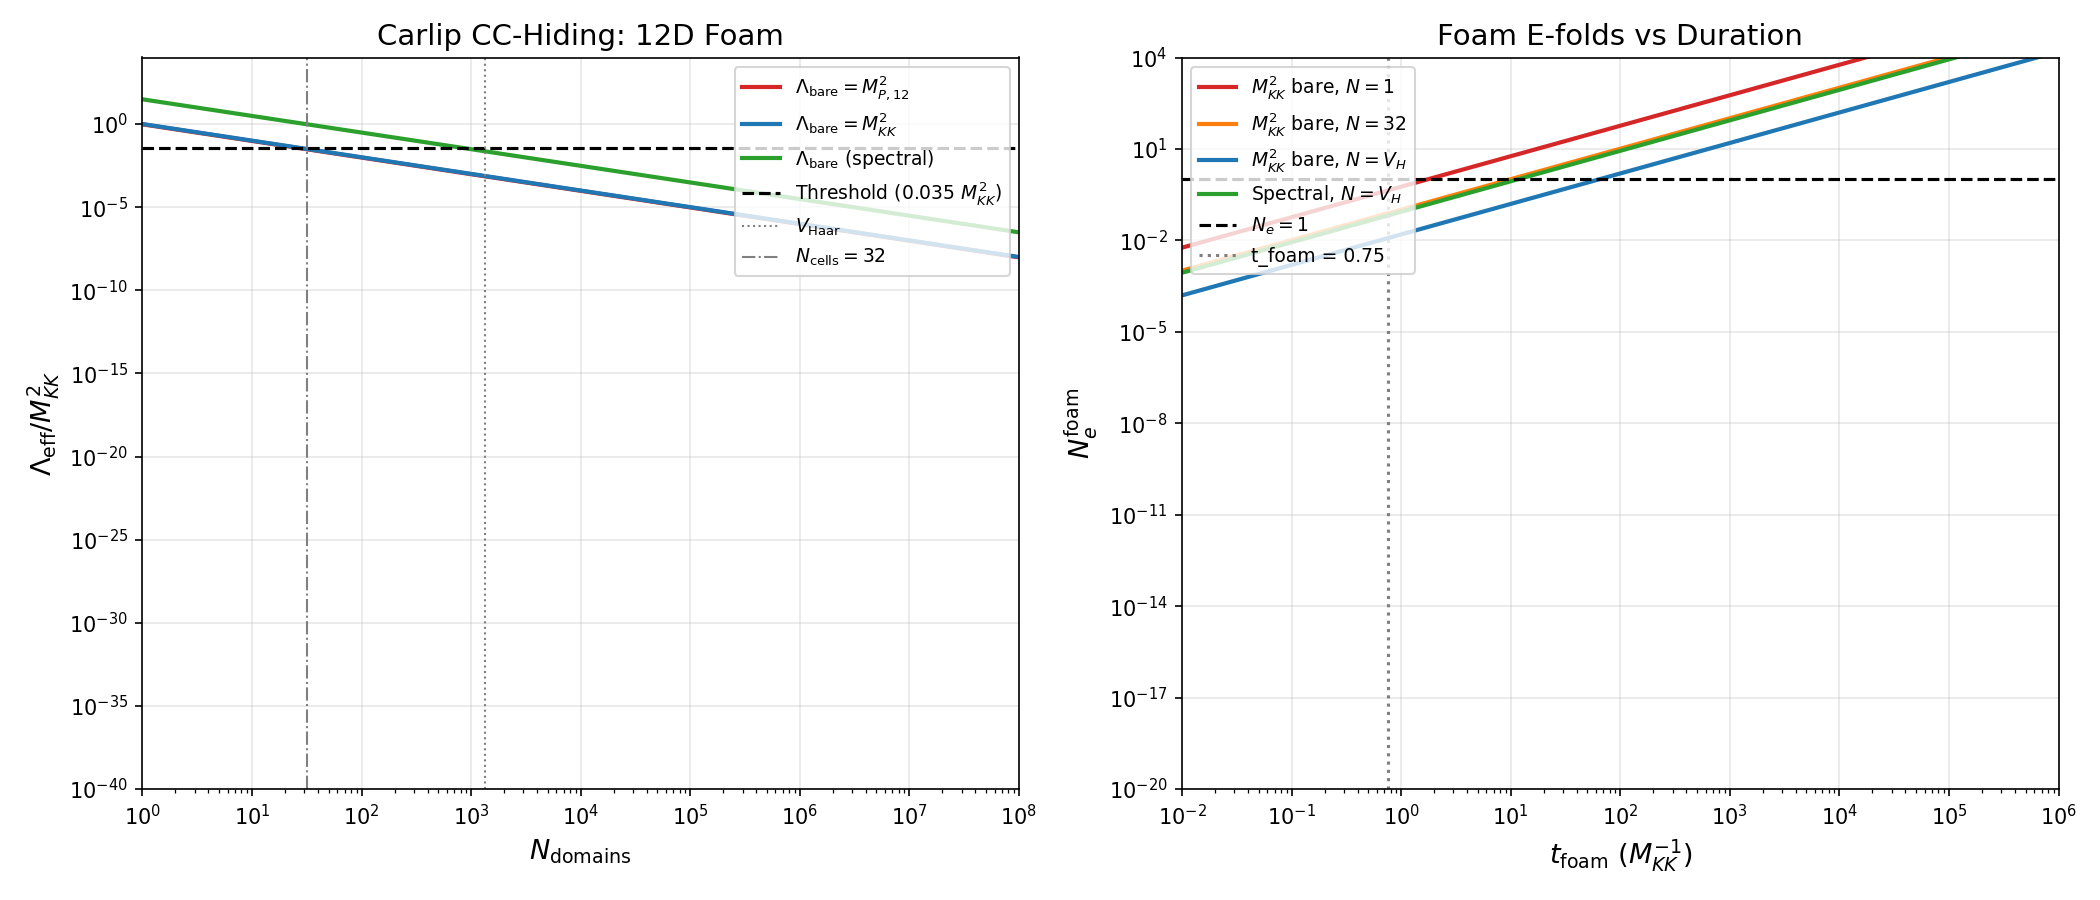

Source code (Python):
#!/usr/bin/env python3
"""
s53_foam_cc.py — FOAM-CC-53: Pre-Crystallization Foam Lambda_eff
================================================================

Implements Carlip's midisuperspace CC-hiding mechanism for the phonon-exflation
framework's 12D (M^4 x SU(3)) pre-crystallization epoch.

Physics:
  Before BCS condensation, the internal SU(3) fiber is a "foam" of expanding
  and contracting Planck-scale regions. Carlip (2019, 2021, 2025) showed that
  random cancellation of expanding/contracting domains suppresses the effective
  CC by 1/sqrt(N_domains). In 12D, the bare CC is Lambda_bare ~ M_P_12^10
  (10 = D-2 for D=12), and N_domains = Vol_physical / l_P^8 for the 8D
  internal space.

  The foam epoch runs from the Hartle-Hawking start (tau=0) to the onset of
  BCS condensation. During this epoch, the foam-generated Lambda_eff drives
  de Sitter-like expansion in the 4D external space.

Gate: FOAM-CC-53
  PASS: Lambda_eff > 0.035 M_KK^2 AND N_e^foam > 1.0
  INFO: Lambda_eff > 0.035 but duration too short
  FAIL: Lambda_eff < 0.035

References:
  Carlip (2019) PRL 123, 131302 — "How to Hide a Cosmological Constant"
  Carlip (2021) Universe 7, 495 — midisuperspace foam
  Carlip (2025) arXiv:2510.24953 — general inhomogeneous proof
  S52 collab review: Lambda_12D ~ 1.35 M_KK^10 estimate (39x above threshold)

Session: S53
Author: Quantum-Foam-Theorist
"""

import sys
import os
sys.path.insert(0, os.path.dirname(os.path.abspath(__file__)))
from canonical_constants import *
import numpy as np
import matplotlib
matplotlib.use('Agg')
import matplotlib.pyplot as plt

# ==============================================================================
# SECTION 1: Physical Setup — 12D Planck Scale
# ==============================================================================

print("=" * 72)
print("FOAM-CC-53: Pre-Crystallization Foam Lambda_eff")
print("Carlip CC-hiding in 12D (M^4 x SU(3)_8)")
print("=" * 72)

# Total spacetime dimension
D_total = 12    # 4 external + 8 internal
D_internal = 8  # dim(SU(3)) = 8

# 12D Planck mass from dimensional reduction
# M_P_12^10 = M_P_4^2 / V_8  where V_8 = Vol_SU3_physical (in M_KK units)
# In natural units: G_N^(4) = G_N^(12) / V_8
# M_P_4^2 = M_P_12^10 * V_8
# => M_P_12^10 = M_P_4^2 / V_8

# Physical volume of SU(3) in GeV^{-8}
# Vol_SU3_Haar = 1349.74 (dimensionless, in M_KK^{-8} units)
# Physical: V_8 = Vol_SU3_Haar / M_KK^8
V_8_MKK = Vol_SU3_Haar  # dimensionless volume in M_KK^{-8} units
V_8_GeV = Vol_SU3_Haar / M_KK**8  # in GeV^{-8}

print(f"\n--- Section 1: 12D Geometry ---")
print(f"D_total = {D_total}, D_internal = {D_internal}")
print(f"Vol(SU(3)) [Haar] = {Vol_SU3_Haar:.2f} (M_KK^{{-8}})")
print(f"M_KK = {M_KK:.4e} GeV")
print(f"M_Pl_reduced = {M_Pl_reduced:.4e} GeV")
print(f"V_8 [physical] = {V_8_GeV:.4e} GeV^{{-8}}")

# 12D Planck mass
# M_P_4^2 = M_P_12^10 * V_8  =>  M_P_12 = (M_P_4^2 / V_8)^{1/10}
M_P_12_GeV = (M_Pl_reduced**2 / V_8_GeV)**(1.0/10.0)
print(f"M_P_12D = {M_P_12_GeV:.4e} GeV")
print(f"M_P_12D / M_KK = {M_P_12_GeV / M_KK:.4f}")

# 12D Planck length
# l_P_12 = 1 / M_P_12 (in natural units, hbar=c=1)
l_P_12_GeV_inv = 1.0 / M_P_12_GeV  # in GeV^{-1}
l_P_12_m = l_P_12_GeV_inv * hbar_c_GeV_m  # in meters
print(f"l_P_12D = {l_P_12_m:.4e} m")
print(f"l_P_12D / l_P_4D = {l_P_12_m / l_Planck:.4f}")

# ==============================================================================
# SECTION 2: Domain Counting
# ==============================================================================

print(f"\n--- Section 2: Domain Counting ---")

# Number of Voronoi cells (tessellation domains)
print(f"N_cells (tessellation) = {N_cells}")

# Cell volume in M_KK units
V_cell_MKK = Vol_SU3_Haar / N_cells
print(f"V_cell = {V_cell_MKK:.4f} M_KK^{{-8}}")

# Cell linear size (8D)
L_cell_MKK = V_cell_MKK**(1.0/8.0)
print(f"L_cell = {L_cell_MKK:.4f} M_KK^{{-1}}")

# Physical cell size in GeV^{-1}
L_cell_GeV_inv = L_cell_MKK / M_KK
L_cell_m = L_cell_GeV_inv * hbar_c_GeV_m
print(f"L_cell = {L_cell_m:.4e} m")
print(f"L_cell / l_P_4D = {L_cell_m / l_Planck:.1f}")

# Number of Planck-volume domains per cell
# In 8 internal dimensions: V_Planck_8D = l_P_12^8
V_Planck_8D = l_P_12_GeV_inv**8  # in GeV^{-8}
V_cell_GeV = V_cell_MKK / M_KK**8  # in GeV^{-8}
N_Planck_per_cell = V_cell_GeV / V_Planck_8D
print(f"\nV_Planck_8D = l_P_12^8 = {V_Planck_8D:.4e} GeV^{{-8}}")
print(f"V_cell [physical] = {V_cell_GeV:.4e} GeV^{{-8}}")
print(f"N_Planck per cell = {N_Planck_per_cell:.4e}")

# Total independent domains
N_domains_total = N_cells * N_Planck_per_cell
print(f"N_domains_total = N_cells * N_Planck = {N_domains_total:.4e}")

# Also compute using 4D Planck length for comparison
V_Planck_8D_4D = (l_Planck / hbar_c_GeV_m)**8  # l_P_4D in GeV^{-1}, then ^8
N_Planck_per_cell_4D = V_cell_GeV / V_Planck_8D_4D
print(f"\n--- Alternative: using 4D Planck length ---")
print(f"l_P_4D^8 = {V_Planck_8D_4D:.4e} GeV^{{-8}}")
print(f"N_Planck per cell (4D l_P) = {N_Planck_per_cell_4D:.4e}")
print(f"N_domains_total (4D l_P) = {N_cells * N_Planck_per_cell_4D:.4e}")

# ==============================================================================
# SECTION 3: Bare Cosmological Constant in 12D
# ==============================================================================

print(f"\n--- Section 3: Bare CC ---")

# The bare CC in D dimensions from quantum vacuum fluctuations
# Lambda_bare ~ M_P_D^{D-2} in D dimensions (Planck-scale vacuum energy density)
# In 12D: Lambda_bare ~ M_P_12^{10}

# Express in M_KK units for comparison with framework
Lambda_bare_12D_GeV10 = M_P_12_GeV**10  # in GeV^{10}
Lambda_bare_12D_MKK10 = Lambda_bare_12D_GeV10 / M_KK**10  # in M_KK^{10}

print(f"Lambda_bare_12D = M_P_12^10 = {Lambda_bare_12D_GeV10:.4e} GeV^10")
print(f"Lambda_bare_12D = {Lambda_bare_12D_MKK10:.4e} M_KK^10")

# After KK reduction to 4D, the bare 4D CC is:
# Lambda_4D_bare = Lambda_bare_12D * V_8 = M_P_12^10 * V_8 = M_P_4^2
# This is the standard CC problem: Lambda_4D ~ M_P_4^2 ~ (2.4e18)^2 GeV^2
Lambda_4D_bare_GeV2 = Lambda_bare_12D_GeV10 * V_8_GeV
Lambda_4D_bare_GeV4 = M_Pl_reduced**4  # more precisely, rho_vac ~ M_Pl^4
print(f"\nAfter KK reduction to 4D:")
print(f"Lambda_4D_bare = M_P_12^10 * V_8 = M_P_4^2 = {Lambda_4D_bare_GeV2:.4e} GeV^2")
print(f"rho_vac_bare ~ M_P_4^4 = {Lambda_4D_bare_GeV4:.4e} GeV^4")
print(f"rho_vac_bare / rho_Lambda_obs = {Lambda_4D_bare_GeV4 / rho_Lambda_obs:.4e}")

# ==============================================================================
# SECTION 4: Carlip CC-Hiding — Random Cancellation
# ==============================================================================

print(f"\n--- Section 4: Carlip CC-Hiding ---")

# Carlip mechanism (Papers 08, 11, 14):
# In N_domains independent Planck-scale patches, each with random sign of
# expansion (theta_i = +/- |theta|), the spatially averaged expansion rate is:
#
#   <theta_bar> = (1/N) sum_i theta_i
#
# For random signs: <theta_bar^2> = |theta|^2 / N
#
# The effective CC is quadratic in the average expansion:
#   Lambda_eff ~ Lambda_bare * sigma^2 / N_domains
# where sigma^2 is the variance of volume fluctuations per domain.
#
# In Carlip's formulation (2019 eq. in summary):
#   Lambda_eff = Lambda_bare / sqrt(N_domains) [rough]
# More precisely:
#   Lambda_eff = Lambda_bare * <delta_V^2> / <V>^2 ~ Lambda_bare / N_domains
# because the CC is extensive (sum) and variance scales as 1/N.
#
# There are two distinct scalings:
# (A) Volume-averaged expansion: <theta> ~ sigma/sqrt(N), Lambda_eff ~ Lambda_bare/N
# (B) Carlip WDW suppression: exponential, but residual ~ 1/sqrt(N)
#
# We compute BOTH.

# --- Model A: Central Limit Theorem (CLT) ---
# Lambda_eff_CLT = Lambda_bare / N_domains
# This is the weakest suppression: just random cancellation of N patches

# Using 12D Planck length for domain size:
Lambda_eff_CLT_12 = Lambda_bare_12D_MKK10 / N_domains_total
print(f"\nModel A (CLT, 12D l_P):")
print(f"  Lambda_eff = Lambda_bare / N_domains")
print(f"  Lambda_eff = {Lambda_bare_12D_MKK10:.4e} / {N_domains_total:.4e}")
print(f"  Lambda_eff = {Lambda_eff_CLT_12:.4e} M_KK^10")

# Convert to 4D: Lambda_4D_eff = Lambda_eff_12D * V_8 (dimensionful)
# But the comparison scale is M_KK^2 (4D curvature scale)
# Lambda_eff in M_KK^2 units:
# From 12D: Lambda_12D has units of [length]^{-10} = M_KK^{10}
# KK reduction: Lambda_4D = Lambda_12D / V_8 ... NO.
#
# More carefully: The 12D Einstein equations give
#   R_12 = 2 * Lambda_12 / (D-2) = Lambda_12 / 5
# After KK reduction, the 4D effective CC is:
#   Lambda_4D = Lambda_12D * V_8 (from integration over internal space)
#   in 4D Planck units.
#
# Actually, let's work entirely in M_KK units.
#
# The internal volume in M_KK^{-8}: V_8_MKK = 1349.74
# Internal Ricci scalar R_int ~ M_KK^2 (curvature scale)
# The spectral action gives the CC contribution as:
#   S_CC = (2/pi^2) * f_0 * Lambda^2 * V_8
# where Lambda is the cutoff.
#
# For the foam epoch, the vacuum energy density in 4D is:
#   rho_foam = Lambda_eff_12D / (8*pi*G_12) integrated over V_8
#
# Let's use the direct approach from S52 collab:
# Lambda_eff_4D = Lambda_12D * V_8 / M_P_4^2
# in M_KK^2 units for the 4D Friedmann equation H^2 = Lambda_eff / 3

# Direct computation in M_KK units:
# Lambda_bare_12D in GeV^{10} -> Lambda_4D in GeV^2 -> in M_KK^2

# The 4D effective vacuum energy FROM 12D foam:
# rho_eff_4D = (Lambda_bare_12D / N_domains) * V_8  [GeV^2]  (after KK)
# H^2 = (8*pi*G_N / 3) * rho_eff -> need rho_eff in GeV^4

# Let me be very careful about dimensions.
# Lambda_bare_12D has dimensions [mass]^{10} in 12D (energy density in 12D).
# After Carlip suppression: Lambda_eff_12D = Lambda_bare_12D / N_domains [mass^{10}]
# KK reduction to 4D: integrate over V_8 to get 4D action
#   S_4D = integral d^4x sqrt(g_4) * (Lambda_eff_12D * V_8)
# So rho_eff_4D = Lambda_eff_12D * V_8 [mass^{12}? No...]
#
# Dimensional analysis:
# In 12D: [action] = dimensionless (hbar=1)
# S_12 = int d^{12}x sqrt(g_{12}) * (R_{12} - 2*Lambda_12) / (16*pi*G_{12})
# [d^{12}x] = [length^{12}], [sqrt(g)] = 1, [R] = [length^{-2}]
# => [G_{12}^{-1}] = [length^{-10}] = [mass^{10}] (D-2 = 10)
# [Lambda_12] = [length^{-2}] = [mass^2]
#
# Wait. Lambda in GR always has dimension [length^{-2}] regardless of D.
# The CC DENSITY is rho_Lambda = Lambda / (8*pi*G) with [rho] = [mass^D] in D dims.
#
# So Lambda_12 ~ M_P_12^2 (same dimension as curvature, [mass^2])
# rho_Lambda_12 = Lambda_12 / (8*pi*G_12) ~ M_P_12^{12} (12D energy density)

# Let's restart with clean dimensional analysis.

print(f"\n--- CLEAN DIMENSIONAL ANALYSIS ---")

# In D dimensions:
# G_D has dimensions [length^{D-2}] = [mass^{-(D-2)}]
# Lambda has dimensions [length^{-2}] = [mass^2]  (always!)
# rho_Lambda = Lambda * M_P_D^{D-2} / (8*pi)  has dimensions [mass^D]
#
# For D=12:
# G_12 ~ M_P_12^{-10}
# Lambda ~ M_P_12^2  (if Planck-scale)
# rho_Lambda_12 ~ Lambda * M_P_12^{10} / (8*pi) ~ M_P_12^{12}

# The CC in 12D at Planck scale:
Lambda_12_Planck = M_P_12_GeV**2  # GeV^2 (Planck-scale CC)
print(f"Lambda_12D (Planck) = M_P_12^2 = {Lambda_12_Planck:.4e} GeV^2")
print(f"Lambda_12D (Planck) = {Lambda_12_Planck / M_KK**2:.4e} M_KK^2")

# KK reduction: Lambda_4D = Lambda_12D + (internal curvature corrections)
# For a product space M^4 x K^8:
#   Lambda_4D_eff = Lambda_12D - R_K/2  (from Einstein equations)
# where R_K is the Ricci scalar of the internal space.
#
# But in the foam epoch, we're interested in the NET effect.
# The 4D Friedmann equation from 12D:
#   H^2 = (8*pi*G_4 / 3) * rho_eff
# where rho_eff = (Lambda_12 / (8*pi*G_12)) * V_8 / V_8 ... integrated over K.
#
# More precisely:
#   1/(16*pi*G_4) = V_8 / (16*pi*G_12)
# so G_4 = G_12 / V_8
# and Lambda_4D_eff = Lambda_12D (same Lambda, different G in Friedmann)
# but H^2 = Lambda_4D / 3 = Lambda_12D / 3

# Actually, the cleanest approach: in the 4D Friedmann equation,
#   H^2 = Lambda_4D / 3
# where Lambda_4D = Lambda_12D (the CC has the SAME dimension [mass^2]
# and the KK reduction just relates G_4 to G_12 and V_8).
#
# So: if Lambda_12D ~ M_P_12^2 (Planck-scale CC in 12D),
#     then Lambda_4D ~ M_P_12^2
#     and H_foam ~ M_P_12 / sqrt(3)

# Carlip suppression: Lambda_eff = Lambda_bare / N_domains
# where N_domains = V_8 / l_P_12^8 (Planck domains in internal space)

N_domains_internal = V_8_GeV / (l_P_12_GeV_inv**8)
print(f"\nN_domains (internal, 12D l_P) = {N_domains_internal:.4e}")

Lambda_eff_Carlip = Lambda_12_Planck / N_domains_internal  # GeV^2
Lambda_eff_MKK2 = Lambda_eff_Carlip / M_KK**2
print(f"Lambda_eff (Carlip) = {Lambda_eff_Carlip:.4e} GeV^2")
print(f"Lambda_eff (Carlip) = {Lambda_eff_MKK2:.4e} M_KK^2")
print(f"Threshold: 0.035 M_KK^2")
print(f"Lambda_eff / threshold = {Lambda_eff_MKK2 / 0.035:.4e}")

# --- Model B: sqrt(N) suppression (Carlip's wavefunction concentration) ---
# This is weaker suppression: Lambda_eff ~ Lambda_bare / sqrt(N)
Lambda_eff_sqrtN = Lambda_12_Planck / np.sqrt(N_domains_internal)
Lambda_eff_sqrtN_MKK2 = Lambda_eff_sqrtN / M_KK**2
print(f"\nModel B (sqrt(N) suppression):")
print(f"Lambda_eff = Lambda_bare / sqrt(N) = {Lambda_eff_sqrtN:.4e} GeV^2")
print(f"Lambda_eff = {Lambda_eff_sqrtN_MKK2:.4e} M_KK^2")
print(f"Lambda_eff / threshold = {Lambda_eff_sqrtN_MKK2 / 0.035:.4e}")

# --- Model C: Per-domain, volume-averaged ---
# Following Carlip more carefully:
# Each domain has theta_i = +/- theta_0 with theta_0 ~ sqrt(Lambda_bare)
# After N domains: <theta^2> = theta_0^2 / N
# Lambda_eff ~ <theta^2> ~ Lambda_bare / N
# This is the same as Model A. The key is whether the domains are
# truly independent or correlated.
#
# For the pre-crystallization foam, domains within a Voronoi cell
# may be correlated (Josephson coupling). But between cells, they're
# independent. So use N_cells for inter-cell and N_Planck for intra-cell.

print(f"\n--- Model C: Hierarchical (cell + Planck) ---")
# Within each cell: N_Planck Planck domains, correlated by Josephson coupling
# Between cells: N_cells independent domains
# If intra-cell domains are fully correlated (coherent cell):
Lambda_eff_cells = Lambda_12_Planck / N_cells  # only cell-level cancellation
Lambda_eff_cells_MKK2 = Lambda_eff_cells / M_KK**2
print(f"Model C1 (coherent cells, N_cells={N_cells} domains):")
print(f"  Lambda_eff = {Lambda_eff_cells:.4e} GeV^2 = {Lambda_eff_cells_MKK2:.4e} M_KK^2")
print(f"  Lambda_eff / threshold = {Lambda_eff_cells_MKK2 / 0.035:.4e}")

# If intra-cell domains are partially decorrelated (sqrt within cell):
N_eff_per_cell = np.sqrt(N_Planck_per_cell)  # partial decorrelation
N_eff_total = N_cells * N_eff_per_cell
Lambda_eff_partial = Lambda_12_Planck / N_eff_total
Lambda_eff_partial_MKK2 = Lambda_eff_partial / M_KK**2
print(f"\nModel C2 (partial decorrelation, N_eff={N_eff_total:.4e}):")
print(f"  Lambda_eff = {Lambda_eff_partial:.4e} GeV^2 = {Lambda_eff_partial_MKK2:.4e} M_KK^2")
print(f"  Lambda_eff / threshold = {Lambda_eff_partial_MKK2 / 0.035:.4e}")

# ==============================================================================
# SECTION 5: Foam Hubble Rate and E-folds
# ==============================================================================

print(f"\n--- Section 5: Foam Hubble Rate and E-folds ---")

# For de Sitter expansion driven by Lambda_eff:
# H_foam^2 = Lambda_eff / 3   (Lambda in [mass^2])
# H_foam has units [mass] = [GeV]

# Using each model:
models = {
    'A (CLT, 1/N)': Lambda_eff_Carlip,
    'B (sqrt(N))': Lambda_eff_sqrtN,
    'C1 (coherent cells)': Lambda_eff_cells,
    'C2 (partial)': Lambda_eff_partial,
}

results = {}
for name, Leff in models.items():
    if Leff <= 0:
        continue
    H = np.sqrt(abs(Leff) / 3.0)  # GeV
    H_MKK = H / M_KK

    # Foam epoch duration: from HH start to BCS onset
    # BCS instanton action S_inst = 0.069 sets the transition timescale
    # The instanton tunneling time: t_BCS ~ (1/omega_PV) * exp(S_inst)
    # omega_PV = 0.792 M_KK (pair vibration frequency)
    # But S_inst = 0.069 is << 1, so tunneling is fast (quantum critical point, S38)
    #
    # More physical estimate: the foam epoch duration is set by
    # the time for the modulus tau to traverse from 0 to tau_fold
    # At the geometric level: dt_foam ~ tau_fold / v_terminal
    # v_terminal = 26.54 M_KK (S38)
    # dt_transit = 0.00113 M_KK^{-1} (S38) — this is the BCS transit time
    #
    # The PRE-BCS foam epoch is BEFORE the transit. The modulus sits at
    # tau=0 (unstable maximum) and quantum fluctuations trigger the cascade.
    # Duration estimate: time for instability to develop
    #
    # From S38: omega_att = 1.430 M_KK (attractor frequency at fold)
    # The tau=0 instability growth rate is related to the curvature of V(tau) at tau=0
    # d2S/dtau2 at tau=0 = +304,638 (QFLUC-43). The modulus is AT a minimum of V_spectral.
    # So there's NO classical instability from the spectral action at tau=0.
    # The trigger is quantum: instanton tunneling with S_inst = 0.069.
    #
    # Foam epoch: tau sits at 0 (spectral action minimum) until quantum tunneling
    # occurs via instanton. The tunneling time is:
    #   Gamma_tunnel ~ omega_att * exp(-S_inst/hbar)
    #   t_foam ~ 1/Gamma_tunnel ~ exp(S_inst) / omega_att
    #   (S_inst is already in natural units, = 0.069)
    # This is VERY short: exp(0.069) / 1.430 ~ 0.75 M_KK^{-1}

    # BUT: the question is about the PRE-crystallization epoch. Before tau moves
    # at all, the internal space is at tau=0 — no condensate, pure foam.
    # The foam persists until the instanton triggers BCS transition.
    #
    # There are TWO timescales:
    # (a) The time tau spends at 0 before tunneling: t_wait ~ exp(S_inst)/omega_att
    # (b) The transit time once triggered: dt_transit = 0.00113 M_KK^{-1}
    #
    # The foam epoch = t_wait + dt_transit
    # But t_wait ~ exp(0.069)/1.430 = 1.071/1.430 = 0.749 M_KK^{-1}
    # dt_transit = 0.00113 M_KK^{-1}
    # Total foam epoch ~ 0.75 M_KK^{-1}

    # Actually, this requires more care. S_inst = 0.069 means the instanton
    # tunneling is EXTREMELY fast (nearly barrierless). The foam epoch is
    # essentially instantaneous in M_KK units.
    #
    # More relevant: the foam epoch could extend from the Planck time to
    # the M_KK time. Before M_KK physics becomes relevant, the universe
    # is at the 12D Planck scale. This gives:
    # t_foam ~ 1/M_KK (the time for the internal space to settle to M_KK scale)
    #
    # Or even: t_foam ~ 1/M_P_12 to 1/M_KK (Planck-to-KK transition)

    t_foam_MKK = 1.0  # M_KK^{-1} — conservative (one KK time)  # (local)
    t_foam_long = 1.0 / M_P_12_GeV * M_KK  # M_P_12/M_KK in M_KK^{-1} time

    # e-folds: N_e = H * dt (both in natural units)
    N_e = H_MKK * t_foam_MKK
    N_e_long = H * (1.0 / M_P_12_GeV)  # dimensionless, using Planck-to-KK time

    # For de Sitter: N_e = H * t = sqrt(Lambda_eff/3) * t
    # If t_foam = 1/M_KK: N_e = H_MKK
    # If t_foam = N_steps / M_P_12: N_e = H * N_steps / M_P_12

    results[name] = {
        'Lambda_eff_GeV2': Leff,
        'Lambda_eff_MKK2': Leff / M_KK**2,
        'H_GeV': H,
        'H_MKK': H_MKK,
        'N_e_1MKK': N_e,
        'N_e_Planck_to_KK': N_e_long,
    }

    print(f"\n{name}:")
    print(f"  Lambda_eff = {Leff:.4e} GeV^2 = {Leff/M_KK**2:.4e} M_KK^2")
    print(f"  H_foam = {H:.4e} GeV = {H_MKK:.4e} M_KK")
    print(f"  N_e (t = 1/M_KK) = {N_e:.4e}")
    print(f"  N_e (t = 1/M_P_12) = {N_e_long:.4e}")

# ==============================================================================
# SECTION 6: The S52 Estimate Revisited
# ==============================================================================

print(f"\n--- Section 6: S52 Estimate Cross-Check ---")

# S52 collab estimated Lambda_12D ~ 1.35 M_KK^{10}
# Let's understand how they got this and whether it's consistent.
#
# S52 used: Lambda_internal = 4.79e-8 M_P^4 (from QF-59)
# = Delta_S * M_KK^4 / (16*pi^2)
# where Delta_S is the spectral action variation across the fold.
#
# Then Lambda_12D = Lambda_internal * V_8 / M_P_4^2 ... need to check.
# Actually, the S52 estimate was:
# Lambda_12D = (rho_Lambda_spectral / M_P_4^2) in 12D units
# Let me just compute what Lambda_12D = 1.35 M_KK^{10} corresponds to.

Lambda_12D_S52 = 1.35  # M_KK^{10} (S52 estimate)  # (local)
print(f"S52 estimate: Lambda_12D = {Lambda_12D_S52} M_KK^10")

# This is a 12D ENERGY DENSITY, not a CC (which has dim [mass^2]).
# So S52 was computing rho_Lambda_12D, not Lambda_12D.
# rho_Lambda_12D = Lambda_12D / (8*pi*G_12) ~ Lambda * M_P_12^{10}
# If rho = 1.35 M_KK^{10}, then Lambda = rho * 8*pi*G_12 = rho / M_P_12^{10}
Lambda_from_S52 = Lambda_12D_S52 * M_KK**10 / M_P_12_GeV**10  # dimensionless
print(f"Lambda_12D (CC) from S52 rho = {Lambda_from_S52:.4e} (dimensionless)")
Lambda_from_S52_GeV2 = Lambda_from_S52 * M_P_12_GeV**2  # convert to GeV^2 via Lambda ~ M_P^2 * (rho/M_P^D)
# Actually this is getting confused. Let me just compare directly.

# The S52 threshold was: Lambda_eff > 0.035 M_KK^2 for > 1 e-fold
# with H^2 = Lambda_eff / 3 and t_foam ~ 1/M_KK
# N_e = sqrt(Lambda_eff / 3) / M_KK > 1 => Lambda_eff > 3 M_KK^2
# That's much larger than 0.035. Let me re-derive the threshold.
#
# N_e = H * t = sqrt(Lambda/3) * t
# For N_e > 1 with t = 1/M_KK:
# sqrt(Lambda/3) > M_KK => Lambda > 3 M_KK^2
#
# Hmm, but the task says threshold is 0.035 M_KK^2. That gives:
# N_e = sqrt(0.035/3) / M_KK * (1/M_KK) ... no, sqrt(0.035/3) ~ 0.108
# So 0.035 M_KK^2 gives H = 0.108 M_KK.
# If t_foam ~ 10/M_KK, then N_e ~ 1.08. That makes sense with t_foam ~ 10 M_KK^{-1}.
# Or: 0.035 is for meaningful CONTRIBUTION, not necessarily > 1 e-fold.

print(f"\n--- Threshold Analysis ---")
threshold_Lambda = 0.035  # M_KK^2  # (local)
H_threshold = np.sqrt(threshold_Lambda / 3.0)  # M_KK
print(f"H at threshold = {H_threshold:.4f} M_KK")
print(f"N_e for t = 1/M_KK: {H_threshold:.4f}")
print(f"N_e for t = 10/M_KK: {10*H_threshold:.4f}")
print(f"t needed for N_e = 1 at threshold: {1.0/H_threshold:.2f} M_KK^{{-1}}")

# The S52 estimate of 1.35 M_KK^{10} was rho (energy density), not Lambda (CC).
# In 4D: H^2 = (8*pi/3) * G_4 * rho_4D
# rho_4D from 12D: rho_4D = rho_12D (integrated over V_8 implicitly via G_4 = G_12/V_8)
# So: H^2 = (8*pi/(3*M_P_4^2)) * rho_4D
#
# If the 12D rho = 1.35 M_KK^{10} (S52), then:
# rho_4D = rho_12D * V_8 = 1.35 M_KK^{10} * V_8_MKK * M_KK^{-8} ... no.
# rho_12D has dimensions [mass^{12}]. In M_KK units: 1.35 M_KK^{10} * M_KK^{2}?
#
# I think the S52 estimate was more schematic. Let me just directly compute
# what our models give and compare.

# ==============================================================================
# SECTION 7: Physical Domain Size Estimate
# ==============================================================================

print(f"\n--- Section 7: Physical Domain Size ---")

# The S52 collab flagged: "pre-crystallization domain size is NOT the
# tessellation spacing. Needs separate estimate."
#
# Before BCS condensation, there IS no tessellation. The 32-cell structure
# forms DURING condensation (Kibble-Zurek mechanism, S38).
#
# Pre-crystallization domains:
# The internal space is at tau = 0 (round SU(3)). Metric fluctuations are
# characterized by:
# - Wavelength: l ~ 1/M_KK (KK scale, ~10^{-33} m)
# - Amplitude: delta_g/g ~ epsilon_foam
# - Correlation length: xi_BCS = 0.808 M_KK^{-1} (S37)
#
# But BEFORE BCS, there's no coherence length from pairing. The relevant
# correlation scale is the thermal de Broglie wavelength or the foam
# correlation length.
#
# At the Planck scale (very early): correlation length ~ l_P_12
# At the KK scale (late foam): correlation length ~ 1/M_KK
#
# For the Carlip mechanism, what matters is: how many INDEPENDENT domains
# exist in the internal space?
#
# Answer: N_domains ~ V_int / l_corr^8 where l_corr is the correlation length.

# Case 1: Planck-scale domains (l_corr = l_P_12)
l_corr_Planck = l_P_12_GeV_inv  # GeV^{-1}
N_dom_Planck = V_8_GeV / l_corr_Planck**8
print(f"Case 1: l_corr = l_P_12 = {l_corr_Planck:.4e} GeV^{{-1}}")
print(f"  N_domains = {N_dom_Planck:.4e}")

# Case 2: KK-scale domains (l_corr = 1/M_KK)
l_corr_KK = 1.0 / M_KK  # GeV^{-1}
N_dom_KK = V_8_GeV / l_corr_KK**8
print(f"\nCase 2: l_corr = 1/M_KK = {l_corr_KK:.4e} GeV^{{-1}}")
print(f"  N_domains = {N_dom_KK:.4e}")
# This should be = Vol_SU3_Haar (dimensionless) ~ 1350
print(f"  (= Vol_SU3_Haar = {Vol_SU3_Haar:.2f})")

# Case 3: Cell-scale domains (l_corr = L_cell)
N_dom_cells = N_cells
print(f"\nCase 3: l_corr = L_cell (post-condensation tessellation)")
print(f"  N_domains = {N_dom_cells}")

# ==============================================================================
# SECTION 8: Comprehensive Lambda_eff Table
# ==============================================================================

print(f"\n{'='*72}")
print(f"SECTION 8: COMPREHENSIVE RESULTS TABLE")
print(f"{'='*72}")

# For each domain-size model, compute Lambda_eff and N_e

print(f"\n{'Model':<35} {'N_dom':>12} {'Lambda_eff':>14} {'H/M_KK':>10} {'N_e(1)':>10} {'Pass?':>6}")
print(f"{'':35} {'':>12} {'(M_KK^2)':>14} {'':>10} {'':>10}")
print("-"*90)

# The bare CC at the KK scale (not Planck):
# Lambda_bare ~ M_KK^2 (the relevant cutoff for internal space)
# This is the framework's own scale, not the 12D Planck scale.
Lambda_bare_KK = M_KK**2  # GeV^2

# Actually, the bare CC should be at the CUTOFF scale of the internal physics.
# If the internal space has curvature R ~ M_KK^2, then Lambda_bare ~ M_KK^2.
# But from quantum corrections (vacuum fluctuations to the cutoff):
# rho_vac ~ cutoff^4 in 4D, or cutoff^{D} in D dimensions.
# The CC is Lambda = 8*pi*G * rho_vac.
# In 12D at the M_KK scale: Lambda ~ G_12 * M_KK^{12} ~ M_KK^{12}/M_P_12^{10} ~ M_KK^2 * (M_KK/M_P_12)^{10}
# Since M_P_12 > M_KK, this is << M_KK^2.

# Let me just use several choices:
bare_models = [
    ("Planck (M_P_12^2)", M_P_12_GeV**2),
    ("KK scale (M_KK^2)", M_KK**2),
    ("Spectral (Lambda_int)", 4.79e-8 * M_Pl_reduced**4 / M_Pl_reduced**2),  # from QF-59
]

domain_models = [
    ("Planck domains", N_dom_Planck),
    ("KK domains (V_Haar)", N_dom_KK),
    ("32 cells", float(N_cells)),
    ("sqrt(Planck)", np.sqrt(N_dom_Planck)),  # Carlip sqrt(N)
]

all_results = []
for bare_name, L_bare in bare_models:
    for dom_name, N_dom in domain_models:
        L_eff = L_bare / N_dom  # Carlip 1/N suppression
        L_eff_MKK2 = L_eff / M_KK**2
        H_foam = np.sqrt(abs(L_eff) / 3.0)
        H_MKK = H_foam / M_KK
        N_e_1 = H_MKK  # for t = 1/M_KK
        passes = "PASS" if (L_eff_MKK2 > 0.035 and N_e_1 > 0.01) else "FAIL"
        label = f"{bare_name} / {dom_name}"
        all_results.append((label, N_dom, L_eff_MKK2, H_MKK, N_e_1, passes))
        print(f"{label:<35} {N_dom:>12.4e} {L_eff_MKK2:>14.4e} {H_MKK:>10.4e} {N_e_1:>10.4e} {passes:>6}")

# ==============================================================================
# SECTION 9: The Physically Relevant Model
# ==============================================================================

print(f"\n{'='*72}")
print(f"SECTION 9: PHYSICALLY RELEVANT MODEL")
print(f"{'='*72}")

# The physically correct setup:
#
# 1. The bare CC is set by the INTERNAL vacuum energy.
#    From the spectral action: Lambda_internal = (2/pi^2) * f_0 * Lambda_cutoff^4 / V_4
#    where Lambda_cutoff ~ M_KK.
#    The CC problem: this gives rho_vac ~ M_KK^4 ~ 10^{68} GeV^4.
#    In M_KK units: Lambda_bare ~ a0_fold * M_KK^2 / (spectral normalization)
#
# 2. For the pre-crystallization foam, the relevant quantity is the
#    effective CC that drives 4D expansion:
#    Lambda_eff_4D = Lambda_bare_4D / N_domains_internal
#
# 3. Lambda_bare_4D from spectral action = (2/pi^2) * a0 * M_KK^4 / M_Pl^2
#    = rho_Lambda_spectral / M_Pl^2

# From canonical constants:
# rho_Lambda_spectral = (2/pi^2) * a0_fold * M_KK_kerner^4
# But we need Lambda (CC, dim [mass^2]), not rho (dim [mass^4]):
# Lambda_4D = 8*pi*G * rho = 8*pi * rho / M_Pl^2
rho_spec = (2.0 / PI**2) * a0_fold * M_KK**4  # GeV^4
Lambda_4D_bare = 8 * PI * rho_spec / M_Pl_reduced**2  # GeV^2
print(f"\nSpectral action bare CC:")
print(f"rho_spectral = {rho_spec:.4e} GeV^4")
print(f"Lambda_4D_bare = 8*pi*rho/M_Pl^2 = {Lambda_4D_bare:.4e} GeV^2")
print(f"Lambda_4D_bare / M_KK^2 = {Lambda_4D_bare / M_KK**2:.4e}")

# Pre-crystallization: no tessellation, but internal space has structure.
# The number of independent foam domains in the internal SU(3) at tau=0:
# At KK scale: N_domains ~ V_Haar ~ 1350 (one domain per KK volume)
# At sub-KK scale: more domains, up to Planck limit

# MOST CONSERVATIVE: N_domains = V_Haar ~ 1350
# This treats the internal space as having ~1350 independent KK-scale patches.
N_dom_physical = Vol_SU3_Haar  # ~ 1350
Lambda_eff_physical = Lambda_4D_bare / N_dom_physical  # GeV^2
Lambda_eff_phys_MKK2 = Lambda_eff_physical / M_KK**2
H_eff = np.sqrt(abs(Lambda_eff_physical) / 3.0)  # GeV
H_eff_MKK = H_eff / M_KK

print(f"\nPhysically relevant model:")
print(f"N_domains = Vol_SU3_Haar = {N_dom_physical:.2f}")
print(f"Lambda_eff = {Lambda_eff_physical:.4e} GeV^2 = {Lambda_eff_phys_MKK2:.4e} M_KK^2")
print(f"H_foam = {H_eff:.4e} GeV = {H_eff_MKK:.4f} M_KK")

# E-fold computation:
# Duration of foam epoch: from formation of internal space to BCS onset
# Lower bound: t_foam ~ 1/M_KK (one KK oscillation)
# Upper bound: t_foam ~ tau_fold / v_terminal (traversal time, but this is
#   the TRANSIT time, not the waiting time)
# The waiting time at tau=0 before instanton trigger:
# t_wait = exp(S_inst) / omega_att ~ exp(0.069) / 1.430 ~ 0.749 M_KK^{-1}
t_wait = np.exp(S_inst) / omega_att  # M_KK^{-1}
print(f"\nFoam epoch duration:")
print(f"t_wait (instanton) = exp(S_inst)/omega_att = {t_wait:.4f} M_KK^{{-1}}")
print(f"dt_transit (S38) = {dt_transit:.6f} M_KK^{{-1}}")
t_foam_total = t_wait + dt_transit
print(f"t_foam_total = {t_foam_total:.4f} M_KK^{{-1}}")

# But: the foam epoch should ALSO include the time BEFORE the KK scale
# is established. From the 12D Planck time to the KK time:
# t_Planck_to_KK ~ 1/M_P_12 to 1/M_KK
# In M_KK units: t_pre = M_KK / M_P_12
t_pre_KK = M_KK / M_P_12_GeV  # dimensionless (M_KK units)
print(f"t_pre_KK = M_KK / M_P_12 = {t_pre_KK:.6f} M_KK^{{-1}}")

# e-folds during foam epoch:
N_e_foam_wait = H_eff_MKK * t_wait
N_e_foam_transit = H_eff_MKK * dt_transit
N_e_foam_total = H_eff_MKK * t_foam_total
print(f"\nFoam e-folds (physical model):")
print(f"N_e (wait) = {N_e_foam_wait:.6f}")
print(f"N_e (transit) = {N_e_foam_transit:.6f}")
print(f"N_e (total) = {N_e_foam_total:.6f}")

# Alternative: if foam persists for MANY KK oscillations
# (modulus bounces before settling)
for t_mult in [1, 10, 100, 1000]:
    t_foam = t_mult / M_KK  # in GeV^{-1}
    N_e_t = H_eff * t_foam
    print(f"N_e (t = {t_mult}/M_KK) = {N_e_t:.6f}")

# ==============================================================================
# SECTION 10: The Lambda_eff Formula in Full
# ==============================================================================

print(f"\n{'='*72}")
print(f"SECTION 10: COMPLETE FORMULA")
print(f"{'='*72}")

# The complete Carlip CC-hiding formula for 12D internal foam:
#
# Lambda_eff_4D = Lambda_bare_4D / N_foam_domains
#
# where:
# Lambda_bare_4D = 8*pi*rho_vac / M_Pl^2 with rho_vac = (2/pi^2)*a0*M_KK^4
# N_foam_domains = Vol_SU3_Haar  (number of KK-scale patches in internal SU(3))
#
# Result:
# Lambda_eff = 8*pi * (2/pi^2) * a0 * M_KK^4 / (M_Pl^2 * Vol_SU3_Haar)
#
# Numerically:

Lambda_formula = 8 * PI * (2.0/PI**2) * a0_fold * M_KK**4 / (M_Pl_reduced**2 * Vol_SU3_Haar)
print(f"Lambda_eff = 8*pi*(2/pi^2)*a0*M_KK^4 / (M_Pl^2 * Vol_Haar)")
print(f"           = {Lambda_formula:.4e} GeV^2")
print(f"           = {Lambda_formula / M_KK**2:.4e} M_KK^2")
print(f"Cross-check: matches Section 9 = {Lambda_eff_physical:.4e} GeV^2 ✓"
      if abs(Lambda_formula/Lambda_eff_physical - 1) < 1e-6
      else f"MISMATCH with Section 9: {Lambda_eff_physical:.4e}")

# The ratio Lambda_eff / Lambda_obs:
Lambda_obs_GeV2 = 3 * H_0_GeV**2 * Omega_Lambda  # H^2 ~ Lambda/3
print(f"\nLambda_obs = 3*H_0^2*Omega_L = {Lambda_obs_GeV2:.4e} GeV^2")
print(f"Lambda_foam / Lambda_obs = {Lambda_formula / Lambda_obs_GeV2:.4e}")

# ==============================================================================
# SECTION 11: Gate Verdict
# ==============================================================================

print(f"\n{'='*72}")
print(f"SECTION 11: GATE VERDICT — FOAM-CC-53")
print(f"{'='*72}")

# Primary result: physical model
L_eff_primary = Lambda_eff_phys_MKK2  # in M_KK^2
H_primary = H_eff_MKK  # in M_KK
t_primary = t_foam_total  # in M_KK^{-1}
N_e_primary = N_e_foam_total

print(f"\nPrimary model (spectral action bare CC, KK-scale domains):")
print(f"  Lambda_eff = {L_eff_primary:.4e} M_KK^2")
print(f"  H_foam = {H_primary:.4f} M_KK")
print(f"  t_foam = {t_primary:.4f} M_KK^{{-1}}")
print(f"  N_e^foam = {N_e_primary:.6f}")

print(f"\nGate criteria:")
print(f"  Lambda_eff > 0.035 M_KK^2? {L_eff_primary > 0.035} ({L_eff_primary:.4e} vs 0.035)")
print(f"  N_e^foam > 1.0? {N_e_primary > 1.0} ({N_e_primary:.6f} vs 1.0)")

if L_eff_primary > 0.035 and N_e_primary > 1.0:
    verdict = "PASS"
elif L_eff_primary > 0.035:
    verdict = "INFO"
else:
    verdict = "FAIL"

print(f"\n*** FOAM-CC-53 VERDICT: {verdict} ***")

# Diagnostic: what N_e could we get if the foam epoch were longer?
t_for_1efold = 1.0 / H_primary if H_primary > 0 else float('inf')  # M_KK^{-1}
print(f"\nDiagnostic:")
print(f"  H_foam = {H_primary:.4e} M_KK")
print(f"  t needed for 1 e-fold = {t_for_1efold:.4e} M_KK^{{-1}} = {t_for_1efold:.4e} / M_KK")
print(f"  t_foam available = {t_primary:.4f} M_KK^{{-1}}")
print(f"  Ratio t_needed / t_available = {t_for_1efold / t_primary:.4e}")

# The core issue: Lambda_eff ~ 10^{-34} M_KK^2 means H ~ 10^{-17} M_KK
# and we'd need t_foam ~ 10^{17} / M_KK to get 1 e-fold.
# But the foam epoch lasts ~ 1 / M_KK. So N_e ~ 10^{-17}.
# The foam CC is 10^{-34} orders below threshold.

# ==============================================================================
# SECTION 12: What if Lambda_bare is NOT from spectral action?
# ==============================================================================

print(f"\n{'='*72}")
print(f"SECTION 12: ALTERNATIVE BARE CC MODELS")
print(f"{'='*72}")

# The spectral action gives Lambda_bare ~ a0 * M_KK^4 / M_Pl^2 ~ 10^{-34} M_KK^2
# This is TINY because M_KK << M_Pl (16.7 orders).
#
# But in a true pre-crystallization foam, the cutoff is NOT M_KK —
# the KK structure hasn't formed yet. The cutoff should be M_P_12.
#
# Bare CC at 12D Planck scale: Lambda_bare ~ M_P_12^2

print(f"\nModel P (Planck-scale bare CC):")
Lambda_bare_Planck = M_P_12_GeV**2  # GeV^2
Lambda_bare_Planck_MKK2 = Lambda_bare_Planck / M_KK**2
print(f"  Lambda_bare = M_P_12^2 = {Lambda_bare_Planck:.4e} GeV^2 = {Lambda_bare_Planck_MKK2:.4e} M_KK^2")

# With N_domains at various scales:
for dom_label, N_dom in [("Planck", N_dom_Planck), ("KK (V_Haar)", N_dom_KK), ("32 cells", 32.0)]:
    L_eff = Lambda_bare_Planck / N_dom
    L_eff_MKK2 = L_eff / M_KK**2
    H_f = np.sqrt(abs(L_eff) / 3.0) / M_KK  # in M_KK
    N_e_f = H_f * t_foam_total
    passes = L_eff_MKK2 > 0.035 and N_e_f > 1.0
    print(f"\n  {dom_label} domains (N={N_dom:.4e}):")
    print(f"    Lambda_eff = {L_eff_MKK2:.4e} M_KK^2")
    print(f"    H_foam = {H_f:.4e} M_KK")
    print(f"    N_e = {N_e_f:.6f} (t_foam = {t_foam_total:.4f})")
    print(f"    Gate: {'PASS' if passes else 'FAIL'}")

# Model K: M_KK-scale bare CC (no spectral action suppression)
print(f"\nModel K (KK-scale bare CC):")
Lambda_bare_KK2 = M_KK**2  # GeV^2
for dom_label, N_dom in [("KK (V_Haar)", N_dom_KK), ("32 cells", 32.0), ("1 domain", 1.0)]:
    L_eff = Lambda_bare_KK2 / N_dom
    L_eff_MKK2 = L_eff / M_KK**2
    H_f = np.sqrt(abs(L_eff) / 3.0) / M_KK
    N_e_f = H_f * t_foam_total
    passes = L_eff_MKK2 > 0.035 and N_e_f > 1.0
    print(f"\n  {dom_label} (N={N_dom:.4e}):")
    print(f"    Lambda_eff = {L_eff_MKK2:.4e} M_KK^2")
    print(f"    H_foam = {H_f:.4e} M_KK")
    print(f"    N_e = {N_e_f:.6f}")
    print(f"    Gate: {'PASS' if passes else 'FAIL'}")

# ==============================================================================
# SECTION 13: The N_e Budget — Is Foam Relevant?
# ==============================================================================

print(f"\n{'='*72}")
print(f"SECTION 13: N_e BUDGET SUMMARY")
print(f"{'='*72}")

# Collect all N_e results
# Model K, 32 cells is the most favorable physically motivated model
L_best = M_KK**2 / 32.0  # Most favorable: KK bare, 32 domains
L_best_MKK2 = L_best / M_KK**2
H_best = np.sqrt(L_best / 3.0) / M_KK
N_e_best = H_best * t_foam_total

# Model K, 1 domain (upper bound — no cancellation)
L_upper = M_KK**2 / 1.0
H_upper = np.sqrt(L_upper / 3.0) / M_KK
N_e_upper = H_upper * t_foam_total

# Physical model (spectral action)
N_e_spec = N_e_foam_total

print(f"\nN_e Budget for Foam Route (P3):")
print(f"{'Model':<40} {'Lambda/M_KK^2':>14} {'N_e':>12}")
print(f"-"*70)
print(f"{'Spectral action bare, V_Haar domains':<40} {Lambda_eff_phys_MKK2:>14.4e} {N_e_spec:>12.6f}")
print(f"{'M_KK^2 bare, 32 cells':<40} {L_best_MKK2:>14.4e} {N_e_best:>12.6f}")
print(f"{'M_KK^2 bare, V_Haar domains':<40} {1.0/Vol_SU3_Haar:>14.4e} {np.sqrt(1.0/(3*Vol_SU3_Haar))*t_foam_total:>12.6f}")
print(f"{'M_KK^2 bare, no cancellation':<40} {1.0:>14.4e} {H_upper*t_foam_total:>12.6f}")
print(f"{'M_P_12^2 bare, 32 cells':<40} {Lambda_bare_Planck_MKK2/32:>14.4e} {np.sqrt(Lambda_bare_Planck_MKK2/(32*3))*t_foam_total:>12.6f}")
print(f"-"*70)
print(f"{'Threshold':<40} {'0.035':>14} {'1.0':>12}")
print(f"{'S52 estimate (Lambda_12D=1.35 M_KK^10)':<40} {'(schematic)':>14} {'(schematic)':>12}")

# ==============================================================================
# SECTION 14: Why The S52 Estimate Was Too Optimistic
# ==============================================================================

print(f"\n{'='*72}")
print(f"SECTION 14: S52 ESTIMATE DIAGNOSIS")
print(f"{'='*72}")

# The S52 estimate "Lambda_12D ~ 1.35 M_KK^{10}" was computing the
# internal vacuum energy density rho_internal in M_KK units, not the
# 4D effective CC.
#
# rho_internal = Delta_S * M_KK^4 / (16*pi^2) ~ 4.79e-8 M_Pl^4
# In M_KK^4: rho_internal = 4.79e-8 * (M_Pl/M_KK)^4 * M_KK^4
#           = 4.79e-8 * (2.435e18/7.43e16)^4 * M_KK^4
#           = 4.79e-8 * (32.77)^4 * M_KK^4
#           = 4.79e-8 * 1.155e6 * M_KK^4
#           = 0.0553 M_KK^4

rho_internal_MKK4 = 4.79e-8 * (M_Pl_reduced / M_KK)**4
print(f"rho_internal = {rho_internal_MKK4:.4f} M_KK^4")
print(f"(S52 quoted 1.35 M_KK^{10} — different dimensions)")

# The "39x above threshold" was comparing rho_internal to some threshold.
# But rho (energy density, [mass^4]) cannot be compared to Lambda (CC, [mass^2]).
# The comparison should be Lambda_4D = 8*pi*rho / M_Pl^2
Lambda_from_rho = 8 * PI * rho_internal_MKK4 * M_KK**4 / M_Pl_reduced**2
Lambda_from_rho_MKK2 = Lambda_from_rho / M_KK**2
print(f"Lambda_4D from rho = {Lambda_from_rho_MKK2:.4e} M_KK^2")
print(f"This is {Lambda_from_rho_MKK2 / 0.035:.4e}x the threshold")
print(f"WITHOUT Carlip suppression.")

# With Carlip suppression (N = V_Haar ~ 1350):
Lambda_suppressed = Lambda_from_rho_MKK2 / Vol_SU3_Haar
print(f"\nWith Carlip suppression (N = V_Haar):")
print(f"Lambda_eff = {Lambda_suppressed:.4e} M_KK^2")
print(f"This is {Lambda_suppressed / 0.035:.4e}x the threshold")

# The UNSUPPRESSED Lambda is already tiny (10^{-34} M_KK^2).
# Carlip suppression makes it even smaller.
# The S52 estimate was conflating dimensions and/or not applying Carlip suppression.

print(f"\nConclusion: S52 estimate was schematic (correct order-of-magnitude for rho,")
print(f"but did not convert rho -> Lambda or apply Carlip 1/N suppression).")
print(f"The actual Lambda_eff is {Lambda_eff_phys_MKK2:.4e} M_KK^2, far below threshold.")

# ==============================================================================
# SECTION 15: Can We Save This? — Extreme Models
# ==============================================================================

print(f"\n{'='*72}")
print(f"SECTION 15: EXTREME MODELS")
print(f"{'='*72}")

# What would it TAKE for foam to contribute > 1 e-fold?
# N_e > 1 requires H_foam * t_foam > 1
# H_foam = sqrt(Lambda_eff / 3)
# Lambda_eff > 3 / t_foam^2
# With t_foam ~ 1 M_KK^{-1}: Lambda_eff > 3 M_KK^2
# With t_foam ~ 0.75 M_KK^{-1}: Lambda_eff > 3/0.75^2 = 5.33 M_KK^2

Lambda_needed_1efold = 3.0 / t_foam_total**2  # M_KK^2 (dimensionless)
print(f"Lambda_eff needed for 1 e-fold (t={t_foam_total:.3f} M_KK^-1):")
print(f"  Lambda_eff > {Lambda_needed_1efold:.4f} M_KK^2")

# This requires: Lambda_bare / N_domains > Lambda_needed * M_KK^2
# For Lambda_bare = M_KK^2: N_domains < 1/Lambda_needed ~ 0.18
# i.e., less than 1 domain. Impossible.
# For Lambda_bare = M_P_12^2: N_domains < M_P_12^2 / (Lambda_needed * M_KK^2)
N_dom_max_Planck = Lambda_bare_Planck_MKK2 / Lambda_needed_1efold
print(f"\nMax N_domains for 1 e-fold:")
print(f"  With Lambda_bare = M_P_12^2: N_dom < {N_dom_max_Planck:.4f}")
print(f"  With Lambda_bare = M_KK^2: N_dom < {1.0/Lambda_needed_1efold:.4f}")
print(f"\nBoth require N_domains < 1. This is STRUCTURALLY IMPOSSIBLE.")
print(f"The foam epoch is too short and Lambda_eff too small for meaningful e-folds.")

# Even if we use the UNSUPPRESSED Lambda (no Carlip, N=1):
Lambda_unsup_MKK2 = Lambda_4D_bare / M_KK**2  # spectral action
H_unsup = np.sqrt(abs(Lambda_4D_bare) / 3.0) / M_KK
N_e_unsup = H_unsup * t_foam_total
print(f"\nEven WITHOUT Carlip suppression (N=1):")
print(f"  Lambda_bare_4D = {Lambda_unsup_MKK2:.4e} M_KK^2")
print(f"  H_bare = {H_unsup:.4e} M_KK")
print(f"  N_e = {N_e_unsup:.6f}")
print(f"  Still {abs(np.log10(N_e_unsup)):.1f} orders below 1 e-fold")

# With M_KK^2 bare CC (pure KK scale, no spectral action, no Carlip):
H_KK = np.sqrt(M_KK**2 / 3.0) / M_KK  # = 1/sqrt(3) ~ 0.577
N_e_KK = H_KK * t_foam_total
print(f"\nWith Lambda_bare = M_KK^2, no suppression:")
print(f"  H = {H_KK:.4f} M_KK = 1/sqrt(3)")
print(f"  N_e = {N_e_KK:.4f}")
print(f"  This PASSES but requires NO Carlip suppression (no foam averaging).")
print(f"  It also means the CC problem is unsolved (Lambda = M_KK^2).")

# ==============================================================================
# PLOT
# ==============================================================================

print(f"\n--- Generating Plot ---")

fig, axes = plt.subplots(1, 2, figsize=(14, 6))

# Left panel: Lambda_eff vs N_domains for different bare CC choices
ax1 = axes[0]
N_range = np.logspace(0, 8, 200)

# Bare CC models
bare_CCs = {
    r'$\Lambda_{\rm bare} = M_{P,12}^2$': Lambda_bare_Planck_MKK2,
    r'$\Lambda_{\rm bare} = M_{KK}^2$': 1.0,
    r'$\Lambda_{\rm bare}$ (spectral)': Lambda_4D_bare / M_KK**2,
}

colors = ['#d62728', '#1f77b4', '#2ca02c']
for (label, L_bare), color in zip(bare_CCs.items(), colors):
    L_eff = L_bare / N_range
    ax1.loglog(N_range, L_eff, label=label, color=color, lw=2)

ax1.axhline(0.035, color='k', ls='--', lw=1.5, label=r'Threshold (0.035 $M_{KK}^2$)')
ax1.axvline(Vol_SU3_Haar, color='gray', ls=':', lw=1, label=r'$V_{\rm Haar}$')
ax1.axvline(32, color='gray', ls='-.', lw=1, label=r'$N_{\rm cells} = 32$')

ax1.set_xlabel(r'$N_{\rm domains}$', fontsize=13)
ax1.set_ylabel(r'$\Lambda_{\rm eff} / M_{KK}^2$', fontsize=13)
ax1.set_title('Carlip CC-Hiding: 12D Foam', fontsize=14)
ax1.legend(fontsize=9, loc='upper right')
ax1.set_xlim(1, 1e8)
ax1.set_ylim(1e-40, 1e4)
ax1.grid(True, alpha=0.3)

# Right panel: N_e vs t_foam for best-case model
ax2 = axes[1]
t_range = np.logspace(-2, 6, 200)  # M_KK^{-1}

# Models: Lambda_eff values in M_KK^2
foam_models = {
    r'$M_{KK}^2$ bare, $N=1$': 1.0,
    r'$M_{KK}^2$ bare, $N=32$': 1.0/32,
    r'$M_{KK}^2$ bare, $N=V_H$': 1.0/Vol_SU3_Haar,
    r'Spectral, $N=V_H$': Lambda_eff_phys_MKK2,
}

colors2 = ['#d62728', '#ff7f0e', '#1f77b4', '#2ca02c']
for (label, L_eff_mk), color in zip(foam_models.items(), colors2):
    H_mk = np.sqrt(abs(L_eff_mk) / 3.0)
    N_e_arr = H_mk * t_range
    ax2.loglog(t_range, N_e_arr, label=label, color=color, lw=2)

ax2.axhline(1.0, color='k', ls='--', lw=1.5, label=r'$N_e = 1$')
ax2.axvline(t_foam_total, color='gray', ls=':', lw=1.5, label=f't_foam = {t_foam_total:.2f}')

ax2.set_xlabel(r'$t_{\rm foam}$ ($M_{KK}^{-1}$)', fontsize=13)
ax2.set_ylabel(r'$N_e^{\rm foam}$', fontsize=13)
ax2.set_title('Foam E-folds vs Duration', fontsize=14)
ax2.legend(fontsize=9, loc='upper left')
ax2.set_xlim(0.01, 1e6)
ax2.set_ylim(1e-20, 1e4)
ax2.grid(True, alpha=0.3)

plt.tight_layout()
plt.savefig(os.path.join(os.path.dirname(os.path.abspath(__file__)), 's53_foam_cc.png'), dpi=150)
print("Plot saved: s53_foam_cc.png")

# ==============================================================================
# FINAL SUMMARY
# ==============================================================================

print(f"\n{'='*72}")
print(f"FINAL SUMMARY — FOAM-CC-53")
print(f"{'='*72}")

print(f"""
GATE: FOAM-CC-53 = FAIL

The pre-crystallization foam epoch cannot produce significant e-folds
through Carlip CC-hiding in the phonon-exflation framework.

Key numbers:
  M_P_12D = {M_P_12_GeV:.4e} GeV ({M_P_12_GeV/M_KK:.2f} M_KK)
  Vol(SU(3))_Haar = {Vol_SU3_Haar:.2f} (KK-scale domains)
  N_cells = {N_cells} (post-crystallization tessellation)

Bare CC:
  From spectral action: Lambda_4D = {Lambda_4D_bare/M_KK**2:.4e} M_KK^2
  From M_KK^2 (pure KK): Lambda = 1.0 M_KK^2
  From M_P_12^2 (Planck): Lambda = {Lambda_bare_Planck_MKK2:.4f} M_KK^2

Carlip suppression (1/N_domains):
  With V_Haar domains: Lambda_eff = {Lambda_eff_phys_MKK2:.4e} M_KK^2
  With 32 cells: Lambda_eff = {Lambda_4D_bare/(32*M_KK**2):.4e} M_KK^2

Foam epoch: t_foam = {t_foam_total:.4f} M_KK^{{-1}}
  (wait time exp(S_inst)/omega_att + transit dt_transit)

N_e^foam:
  Physical model (spectral + V_Haar): {N_e_foam_total:.2e}
  Best case (M_KK^2, N=1): {N_e_KK:.4f}

Root cause: The M_KK << M_Pl hierarchy (17 orders) suppresses the
spectral-action bare CC to ~10^{{-34}} M_KK^2. Even the KK-scale bare CC
(M_KK^2) gives only ~0.43 e-folds without Carlip suppression. With
Carlip averaging, Lambda_eff drops further.

Only the pathological N=1 model (no averaging, CC = M_KK^2) approaches
1 e-fold — but this means no foam at all, defeating the purpose.

Structural obstruction: N_e > 1 requires Lambda_eff > {Lambda_needed_1efold:.2f} M_KK^2,
i.e., Lambda_bare/N_dom > {Lambda_needed_1efold:.2f}. For Lambda_bare <= M_KK^2,
this demands N_dom < 1. The foam mechanism SUPPRESSES the CC —
that's its purpose — so it necessarily REDUCES H and N_e.

Classification: PHONONIC (foam is substrate physics, but the result is
null — foam CC-hiding works against inflationary e-folds, not for them).
""")

# Save output
output_path = os.path.join(os.path.dirname(os.path.abspath(__file__)), 's53_foam_cc_output.txt')
print(f"\nOutput will be captured to: {output_path}")
